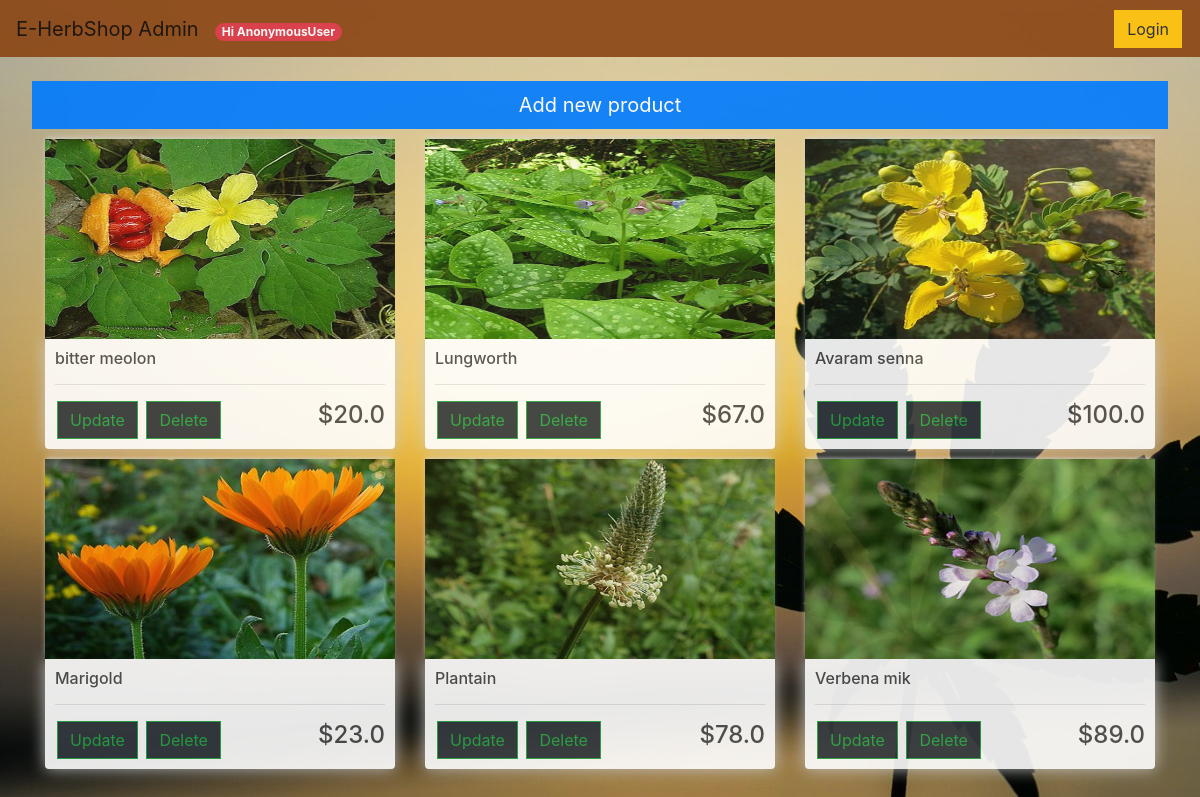
/productm/, run on the app's committed database.
### store/models.py (models this page shows, shortened)
class Product(models.Model):
    name = models.CharField(max_length=200, null=True)
    price = models.FloatField()
    image = models.ImageField(blank=True, upload_to='images/')
    description = models.CharField(max_length=2000, null=True)
    stock = models.IntegerField(null=True)

### store/views.py (the view)
# urls.py: path('productm/', views.productm, name='productm'),
def productm(request):
    products = Product.objects.all()
    return render(request, 'store/product.html', {'products': products})

### store/Templates/store/product.html (shortened to what this page needs)
{% extends 'store/AdminMain.html' %}
{% load static %}
{% block acontent %}
    <br>
    <div class="row">
        <a href="{% url 'productform' %}" class="btn btn-primary btn-lg btn-block" role="button"
        >Add new product</a>
        {% for product in products %}
            <div class="col-lg-4">
                <img class="thumbnail" src="{{ product.image.url }}">
                <div class="box-element product">
                    <h6>{{ product.name }}</h6>
                    <hr>
                    <a href="{% url 'updateproduct' product.id %}" class=" btn btn-outline-success btn-dark"
                       role="button"
                       aria-expanded="false" aria-controls="collapseExample">Update</a>
                    <a href="{% url 'deleteproduct' product.id %}" class=" btn btn-outline-success btn-dark"
                       role="button"
                       aria-expanded="false" aria-controls="collapseExample"
                    >Delete</a>
                    <h4 style="display: inline-block; float: right;"> ${{ product.price }}</h4>
                </div>
            </div>
        {% endfor %}
    </div>
{% endblock acontent %}

### static/css/main.css (style rules this page uses)
body { background-color: red; background-image: url("bgf.jpg"); opacity: 90%; }
h1,h2,h3,h4,h5,h6 { color:hsl(0, 0%, 30%); }
.box-element { box-shadow:hsl(0, 0%, 80%) 0 0 16px; background-color: #fff; border-radius: 4px; padding: 10px; }
.thumbnail { width: 100%; height: 200px; -webkit-box-shadow: -1px -3px 5px -2px rgba(214,214,214,1); -moz-box-shadow: -1px -3px 5px -2px rgba(214,214,214,1); box-shadow: -1px -3px 5px -2px rgba(214,214,214,1); }
.product { border-radius: 0 0 4px 4px; }
.col-lg-4, .col-lg-6, .col-lg-8, .col-lg-12 { margin-top: 10px; }
.btn { border-radius: 0; margin-left: 2px; margin-right: 2px; }
:root { --input-padding-x: 1.5rem; --input-padding-y: .75rem; }

### data on the page
Product: image (picture), name "bitter meolon", price "20.0"
Product: image (picture), name "Lungworth", price "67.0"
Product: image (picture), name "Avaram senna", price "100.0"
Product: image (picture), name "Marigold", price "23.0"
Product: image (picture), name "Plantain", price "78.0"
Product: image (picture), name "Verbena mik", price "89.0"

### other printed values
{{ request.user }} "AnonymousUser"
